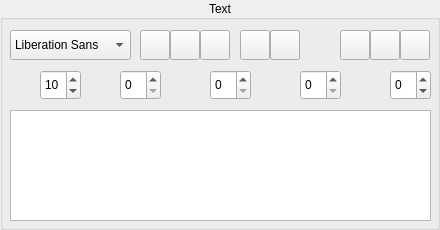
<?xml version="1.0" encoding="UTF-8"?>
<ui version="4.0">
 <class>TextAttrCfger</class>
 <widget class="QGroupBox" name="TextAttrCfger">
  <property name="geometry">
   <rect>
    <x>0</x>
    <y>0</y>
    <width>440</width>
    <height>230</height>
   </rect>
  </property>
  <property name="title">
   <string>Text</string>
  </property>
  <property name="alignment">
   <set>Qt::AlignCenter</set>
  </property>
  <property name="flat">
   <bool>true</bool>
  </property>
  <widget class="QPushButton" name="textColor">
   <property name="geometry">
    <rect>
     <x>270</x>
     <y>30</y>
     <width>30</width>
     <height>30</height>
    </rect>
   </property>
   <property name="toolTip">
    <string>Text color</string>
   </property>
   <property name="icon">
    <iconset>
     <normaloff>image/icon/color_text_64.png</normaloff>image/icon/color_text_64.png</iconset>
   </property>
  </widget>
  <widget class="QPushButton" name="italic">
   <property name="geometry">
    <rect>
     <x>170</x>
     <y>30</y>
     <width>30</width>
     <height>30</height>
    </rect>
   </property>
   <property name="toolTip">
    <string>Italic</string>
   </property>
   <property name="icon">
    <iconset>
     <normaloff>image/icon/text_italic_64.png</normaloff>image/icon/text_italic_64.png</iconset>
   </property>
   <property name="checkable">
    <bool>true</bool>
   </property>
  </widget>
  <widget class="QPushButton" name="center">
   <property name="geometry">
    <rect>
     <x>370</x>
     <y>30</y>
     <width>30</width>
     <height>30</height>
    </rect>
   </property>
   <property name="toolTip">
    <string>Align center</string>
   </property>
   <property name="icon">
    <iconset>
     <normaloff>image/icon/text_center_64.png</normaloff>image/icon/text_center_64.png</iconset>
   </property>
   <property name="checkable">
    <bool>true</bool>
   </property>
  </widget>
  <widget class="QPushButton" name="right">
   <property name="geometry">
    <rect>
     <x>400</x>
     <y>30</y>
     <width>30</width>
     <height>30</height>
    </rect>
   </property>
   <property name="toolTip">
    <string>Align right</string>
   </property>
   <property name="icon">
    <iconset>
     <normaloff>image/icon/text_right_64.png</normaloff>image/icon/text_right_64.png</iconset>
   </property>
   <property name="checkable">
    <bool>true</bool>
   </property>
  </widget>
  <widget class="QFontComboBox" name="family">
   <property name="geometry">
    <rect>
     <x>10</x>
     <y>30</y>
     <width>121</width>
     <height>30</height>
    </rect>
   </property>
   <property name="editable">
    <bool>false</bool>
   </property>
  </widget>
  <widget class="QSpinBox" name="point">
   <property name="geometry">
    <rect>
     <x>40</x>
     <y>70</y>
     <width>41</width>
     <height>30</height>
    </rect>
   </property>
   <property name="toolTip">
    <string>Font size</string>
   </property>
   <property name="maximum">
    <number>512</number>
   </property>
   <property name="value">
    <number>10</number>
   </property>
  </widget>
  <widget class="QPushButton" name="bold">
   <property name="geometry">
    <rect>
     <x>140</x>
     <y>30</y>
     <width>30</width>
     <height>30</height>
    </rect>
   </property>
   <property name="toolTip">
    <string>Bold</string>
   </property>
   <property name="icon">
    <iconset>
     <normaloff>image/icon/text_bold_64.png</normaloff>image/icon/text_bold_64.png</iconset>
   </property>
   <property name="checkable">
    <bool>true</bool>
   </property>
  </widget>
  <widget class="QPushButton" name="underLine">
   <property name="geometry">
    <rect>
     <x>200</x>
     <y>30</y>
     <width>30</width>
     <height>30</height>
    </rect>
   </property>
   <property name="toolTip">
    <string>Underline</string>
   </property>
   <property name="icon">
    <iconset>
     <normaloff>image/icon/text_underline_64.png</normaloff>image/icon/text_underline_64.png</iconset>
   </property>
   <property name="checkable">
    <bool>true</bool>
   </property>
   <property name="flat">
    <bool>false</bool>
   </property>
  </widget>
  <widget class="QPushButton" name="left">
   <property name="geometry">
    <rect>
     <x>340</x>
     <y>30</y>
     <width>30</width>
     <height>30</height>
    </rect>
   </property>
   <property name="toolTip">
    <string>Align left</string>
   </property>
   <property name="icon">
    <iconset>
     <normaloff>image/icon/text_left_64.png</normaloff>image/icon/text_left_64.png</iconset>
   </property>
   <property name="checkable">
    <bool>true</bool>
   </property>
  </widget>
  <widget class="QPushButton" name="textBgColor">
   <property name="geometry">
    <rect>
     <x>270</x>
     <y>30</y>
     <width>30</width>
     <height>30</height>
    </rect>
   </property>
   <property name="toolTip">
    <string>Text background color</string>
   </property>
   <property name="icon">
    <iconset>
     <normaloff>image/icon/color_text_background_64.png</normaloff>image/icon/color_text_background_64.png</iconset>
   </property>
  </widget>
  <widget class="QSpinBox" name="offset">
   <property name="geometry">
    <rect>
     <x>390</x>
     <y>70</y>
     <width>41</width>
     <height>30</height>
    </rect>
   </property>
   <property name="toolTip">
    <string>Offset vertical</string>
   </property>
   <property name="minimum">
    <number>-99</number>
   </property>
  </widget>
  <widget class="QPushButton" name="offsetIcon">
   <property name="geometry">
    <rect>
     <x>360</x>
     <y>70</y>
     <width>30</width>
     <height>30</height>
    </rect>
   </property>
   <property name="toolTip">
    <string>Offset vertical</string>
   </property>
   <property name="icon">
    <iconset>
     <normaloff>image/icon/text_offset_64.png</normaloff>image/icon/text_offset_64.png</iconset>
   </property>
   <property name="flat">
    <bool>true</bool>
   </property>
  </widget>
  <widget class="QPushButton" name="letterSpaceIcon">
   <property name="geometry">
    <rect>
     <x>90</x>
     <y>70</y>
     <width>30</width>
     <height>30</height>
    </rect>
   </property>
   <property name="toolTip">
    <string>Letter space</string>
   </property>
   <property name="icon">
    <iconset>
     <normaloff>image/icon/text_letter_space_64.png</normaloff>image/icon/text_letter_space_64.png</iconset>
   </property>
   <property name="flat">
    <bool>true</bool>
   </property>
  </widget>
  <widget class="QDoubleSpinBox" name="letterSpace">
   <property name="geometry">
    <rect>
     <x>120</x>
     <y>70</y>
     <width>41</width>
     <height>30</height>
    </rect>
   </property>
   <property name="toolTip">
    <string>Letter space</string>
   </property>
   <property name="decimals">
    <number>0</number>
   </property>
   <property name="value">
    <double>0.000000000000000</double>
   </property>
  </widget>
  <widget class="QSpinBox" name="strechHor">
   <property name="geometry">
    <rect>
     <x>210</x>
     <y>70</y>
     <width>41</width>
     <height>30</height>
    </rect>
   </property>
   <property name="toolTip">
    <string>Strech horizontal</string>
   </property>
  </widget>
  <widget class="QPushButton" name="strechHorIcon">
   <property name="geometry">
    <rect>
     <x>180</x>
     <y>70</y>
     <width>30</width>
     <height>30</height>
    </rect>
   </property>
   <property name="toolTip">
    <string>Strech horizontal</string>
   </property>
   <property name="icon">
    <iconset>
     <normaloff>image/icon/strech_hor_64.png</normaloff>image/icon/strech_hor_64.png</iconset>
   </property>
   <property name="flat">
    <bool>true</bool>
   </property>
  </widget>
  <widget class="QSpinBox" name="strechVer">
   <property name="geometry">
    <rect>
     <x>300</x>
     <y>70</y>
     <width>41</width>
     <height>30</height>
    </rect>
   </property>
   <property name="toolTip">
    <string>Strech vertical</string>
   </property>
  </widget>
  <widget class="QPushButton" name="strechVerIcon">
   <property name="geometry">
    <rect>
     <x>270</x>
     <y>70</y>
     <width>30</width>
     <height>30</height>
    </rect>
   </property>
   <property name="toolTip">
    <string>Strech vertical</string>
   </property>
   <property name="icon">
    <iconset>
     <normaloff>image/icon/strech_ver_64.png</normaloff>image/icon/strech_ver_64.png</iconset>
   </property>
   <property name="flat">
    <bool>true</bool>
   </property>
  </widget>
  <widget class="LineEditor" name="text">
   <property name="geometry">
    <rect>
     <x>10</x>
     <y>110</y>
     <width>421</width>
     <height>111</height>
    </rect>
   </property>
  </widget>
  <widget class="QPushButton" name="pointIcon">
   <property name="geometry">
    <rect>
     <x>10</x>
     <y>70</y>
     <width>30</width>
     <height>30</height>
    </rect>
   </property>
   <property name="toolTip">
    <string>Font size</string>
   </property>
   <property name="icon">
    <iconset>
     <normaloff>image/icon/text_font_size_64.png</normaloff>image/icon/text_font_size_64.png</iconset>
   </property>
   <property name="flat">
    <bool>true</bool>
   </property>
  </widget>
  <widget class="QPushButton" name="bgColor">
   <property name="geometry">
    <rect>
     <x>240</x>
     <y>30</y>
     <width>30</width>
     <height>30</height>
    </rect>
   </property>
   <property name="toolTip">
    <string>Background color</string>
   </property>
   <property name="icon">
    <iconset>
     <normaloff>image/icon/color_background_64.png</normaloff>image/icon/color_background_64.png</iconset>
   </property>
  </widget>
  <zorder>italic</zorder>
  <zorder>center</zorder>
  <zorder>right</zorder>
  <zorder>family</zorder>
  <zorder>point</zorder>
  <zorder>bold</zorder>
  <zorder>underLine</zorder>
  <zorder>left</zorder>
  <zorder>textBgColor</zorder>
  <zorder>offset</zorder>
  <zorder>offsetIcon</zorder>
  <zorder>letterSpaceIcon</zorder>
  <zorder>letterSpace</zorder>
  <zorder>strechHor</zorder>
  <zorder>strechHorIcon</zorder>
  <zorder>strechVer</zorder>
  <zorder>strechVerIcon</zorder>
  <zorder>text</zorder>
  <zorder>pointIcon</zorder>
  <zorder>bgColor</zorder>
  <zorder>textColor</zorder>
 </widget>
 <customwidgets>
  <customwidget>
   <class>LineEditor</class>
   <extends>QTextEdit</extends>
   <header>LineEditor.h</header>
  </customwidget>
 </customwidgets>
 <resources/>
 <connections/>
</ui>
